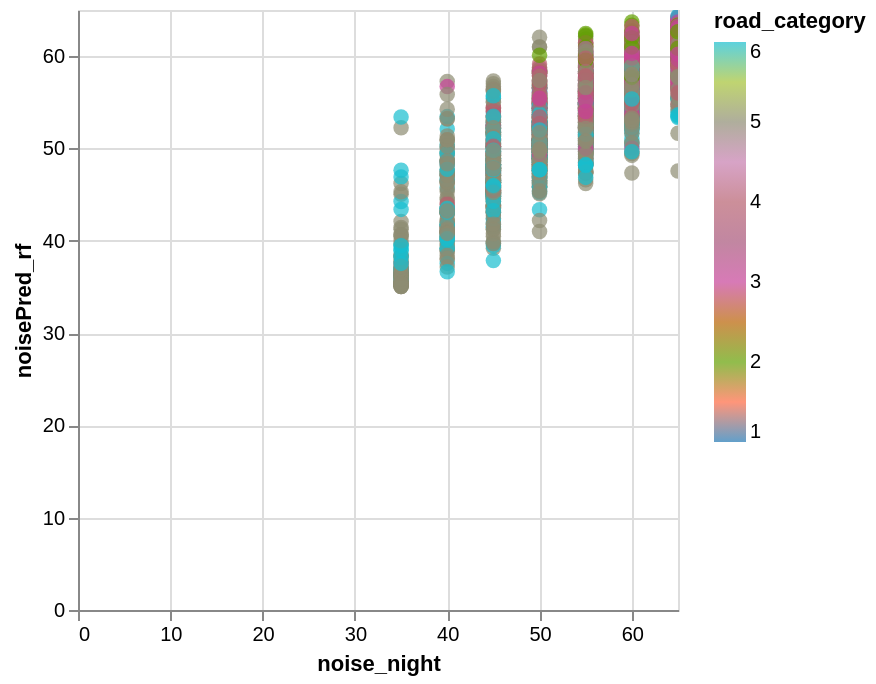

Source (notebook cell):
### Code cell
data_test['noisePred_rf'] = y_pred
alt.Chart(data_test).mark_circle(size=60).encode(
    x='noise_night',
    y='noisePred_rf',
    color=alt.Color('road_category', scale=alt.Scale(scheme='category10')),
    tooltip=['road_id']
).interactive()

### Figure 1 — Vega-Lite specification as saved in the notebook (floating-point values rounded to 4 significant figures; data arrays with more than 128 entries replaced by an {"elided": "..."} marker saying what was removed)
{"config": {"view": {"continuousWidth": 300, "continuousHeight": 300}}, "data": {"name": "data-245755c8fc35d2e6f3472bc794238850"}, "mark": {"type": "circle", "size": 60}, "encoding": {"color": {"field": "road_category", "scale": {"scheme": "category10"}, "type": "quantitative"}, "tooltip": [{"field": "road_id", "type": "nominal"}], "x": {"field": "noise_night", "type": "quantitative"}, "y": {"field": "noisePred_rf", "type": "quantitative"}}, "params": [{"name": "param_1e9efca18e7a2868", "select": {"type": "interval", "encodings": ["x", "y"]}, "bind": "scales"}], "$schema": "https://vega.github.io/schema/vega-lite/v6.4.1.json", "datasets": {"data-245755c8fc35d2e6f3472bc794238850": {"elided": "2570 records"}}}
